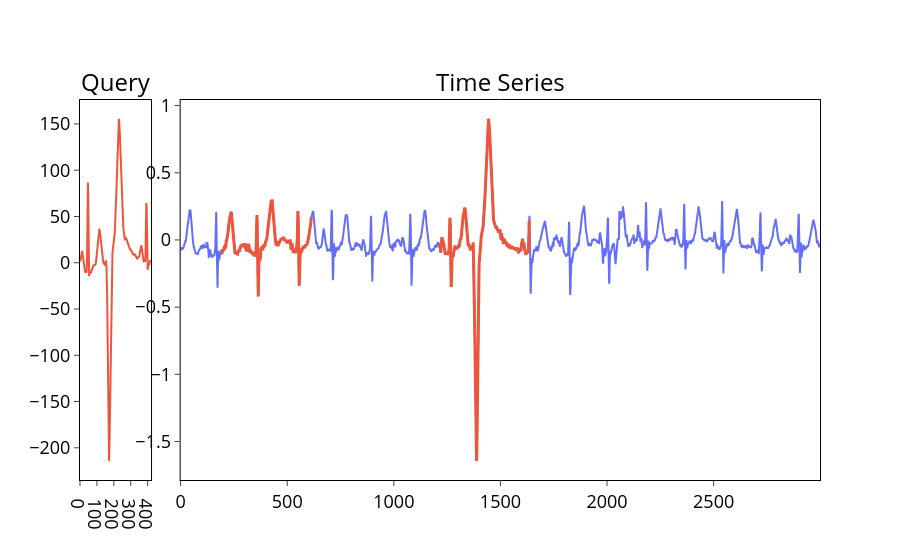

Notebook source saved alongside this figure:
### Markdown cell above
Напишите функцию `plot_bestmatch_results()` в модуле *plots.py* для визуализации найденных $topK$ похожих подпоследовательностей временного ряда на образец поиска. За основу возьмите функцию `plot_bestmatch_data()` и добавьте отображение найденных подпоследовательностей, выделив их тем же цветом, что и образец поиска.

### Code cell
plot_bestmatch_results(ts, query, naive_bestmatch_results)

### Figure 1 — Plotly figure (JSON) as saved in the notebook; plotly's stock layout.template omitted (floating-point values rounded to 4 significant figures; data arrays with more than 128 entries replaced by an {"elided": "..."} marker saying what was removed)
{"data": [{"line": {"color": "#EF553B"}, "x": {"elided": "421 int values"}, "y": {"elided": "421 float values"}, "type": "scatter", "xaxis": "x", "yaxis": "y"}, {"line": {"color": "#636EFA"}, "x": {"elided": "3000 int values"}, "y": {"elided": "3000 float values"}, "type": "scatter", "xaxis": "x2", "yaxis": "y2"}, {"line": {"color": "#EF553B", "width": 3}, "x": {"elided": "421 int values"}, "y": {"elided": "421 float values"}, "type": "scatter", "xaxis": "x2", "yaxis": "y2"}, {"line": {"color": "#EF553B", "width": 3}, "x": {"elided": "421 int values"}, "y": {"elided": "421 float values"}, "type": "scatter", "xaxis": "x2", "yaxis": "y2"}], "layout": {"xaxis": {"anchor": "y", "domain": [0.0, 0.096], "tickfont": {"size": 18, "color": "black"}, "showgrid": false, "linecolor": "#000", "ticks": "outside", "linewidth": 1, "tickwidth": 1, "mirror": true}, "yaxis": {"anchor": "x", "domain": [0.0, 1.0], "tickfont": {"size": 18, "color": "black"}, "showgrid": false, "linecolor": "#000", "ticks": "outside", "zeroline": false, "linewidth": 1, "tickwidth": 1, "mirror": true}, "xaxis2": {"anchor": "y2", "domain": [0.136, 1.0], "tickfont": {"size": 18, "color": "black"}, "showgrid": false, "linecolor": "#000", "ticks": "outside", "linewidth": 1, "tickwidth": 1, "mirror": true}, "yaxis2": {"anchor": "x2", "domain": [0.0, 1.0], "tickfont": {"size": 18, "color": "black"}, "showgrid": false, "linecolor": "#000", "ticks": "outside", "zeroline": false, "linewidth": 1, "tickwidth": 1, "mirror": true}, "annotations": [{"font": {"size": 24, "color": "black"}, "showarrow": false, "text": "Query", "x": 0.048, "xanchor": "center", "xref": "paper", "y": 1.0, "yanchor": "bottom", "yref": "paper"}, {"font": {"size": 24, "color": "black"}, "showarrow": false, "text": "Time Series", "x": 0.568, "xanchor": "center", "xref": "paper", "y": 1.0, "yanchor": "bottom", "yref": "paper"}], "title": {"x": 0.5}, "plot_bgcolor": "rgba(0,0,0,0)", "paper_bgcolor": "rgba(0,0,0,0)", "showlegend": false}}
